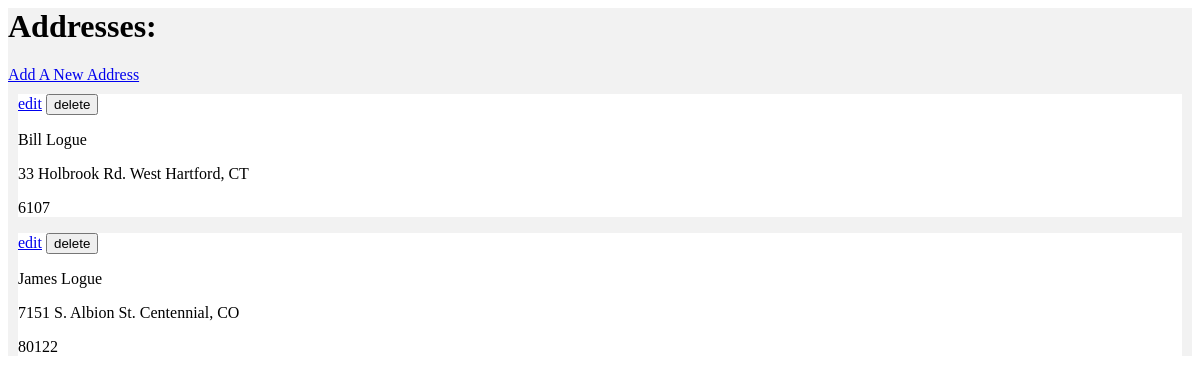
The page /address_book on the database as committed earlier.
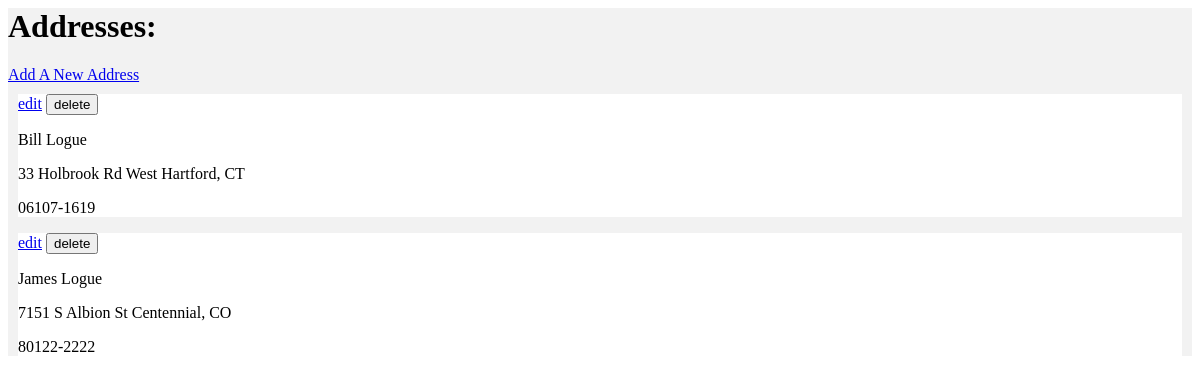
The same page on the database as committed later.
### app/models.py (models this page shows, shortened)
class Address(db.Model):
    id = db.Column(db.Integer, primary_key=True)
    first_name = db.Column(db.String(64), index=True)
    last_name = db.Column(db.String(64))
    address = db.Column(db.String(128))
    zip_code = db.Column(db.String(64))
    city = db.Column(db.String(64))
    state = db.Column(db.String(64))

### app/routes.py (the view)
@app.route('/address_book', methods=['GET'])
def address_book():
    addresses = Address.query.all()
    return render_template('address_book.html', addresses=addresses)

### app/templates/address_book.html (shortened to what this page needs)
{% extends "base.html" %}
{% block content %}
<div style="background-color: #f2f2f2;">
  <h1>Addresses:</h1>
  <a href="/address_book/new">Add A New Address</a>
    {% for address in addresses %}
    <div id="address-{{ address.id }}" style="background-color: #ffffff; margin: 10px;">
      <a href="/address_book/edit/{{ address.id }}">edit</a>
      <button type="button" data-id="{{ address.id }}" onclick="handleDeleteAddress(event)">delete</button>
      <p>{{address.first_name}} {{ address.last_name }}</p>
      <p>{{address.address}} {{ address.city }}, {{ address.state }}</p>
      <p>{{ address.zip_code }}</p>
    </div>
    {% endfor %}
</div>
{% endblock %}

### app/templates/base.html (shortened to what this page needs)
<html>
    <head>
    </head>
    <body>
      {% block content %}
      {% endblock %}
    </body>
</html>

Rows that differ between the two databases and show on the page:
changed Address "Bill": address "33 Holbrook Rd." → "33 Holbrook Rd"; zip_code "6107" → "06107-1619"
changed Address "James": address "7151 S. Albion St." → "7151 S Albion St"; zip_code "80122" → "80122-2222"
